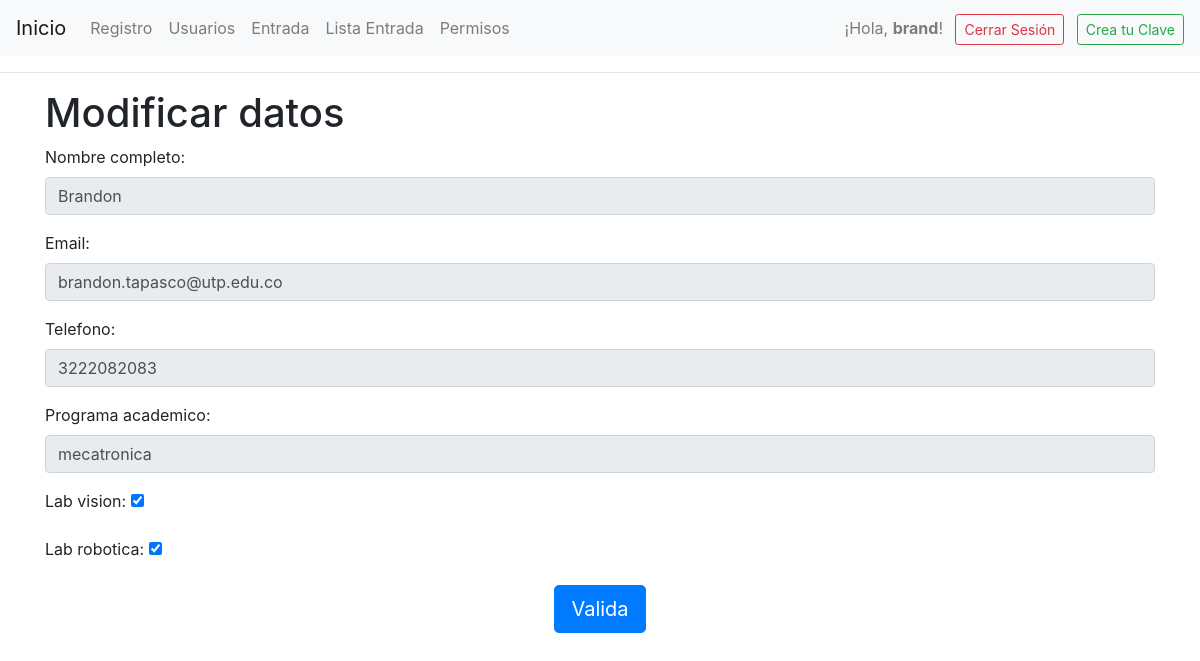
Page /actualizacion_clave/10 (signed in) on the committed database.
### login/models.py (models this page shows, shortened)
class Verificacion(models.Model):
    usuario = models.OneToOneField(User, on_delete=models.CASCADE)
    nombre_completo = models.CharField(max_length=100)
    email = models.EmailField(max_length=100)
    telefono = models.CharField(max_length=10) # por que un numero tiene solo 10 digitos
    programa_academico = models.CharField(max_length=255)
    contrasena = models.CharField(max_length=6, unique=True, validators=[MinLengthValidator(6)])
    rfid = models.CharField(max_length=50, null=True, blank=True)
    lab_vision = models.BooleanField(default=False)
    lab_robotica = models.BooleanField(default=False)

### login/views.py (the view)
# urls.py: path('actualizacion_clave/<int:id>', views.actualizar_clave, name='actualizar_clave'),
@login_required
@groups_required(['profesor',])
def actualizar_clave(request, id):
    clave = get_object_or_404(Verificacion, id=id)
    if request.method == 'POST':
        form = VerificacionProfesorForm(request.POST, instance=clave)
        if form.is_valid():
            form.save()
            return redirect('inicio')
    else:
        form = VerificacionProfesorForm(instance=clave)
    return render(request, 'pagina/actualizacion_clave.html', {'form':form})

### login/forms.py
class VerificacionProfesorForm(forms.ModelForm):
    class Meta:
        model = Verificacion
        fields = ['nombre_completo', 'email', 'telefono', 'programa_academico', 'lab_vision', 'lab_robotica']
        widgets = {
            'nombre_completo': forms.TextInput(attrs={'placeholder': 'Nombre completo', 'class':'form-control', 'autocomplete':'off', 'readonly': 'readonly'}),
            'email': forms.EmailInput(attrs={'placeholder': 'Correo electrónico', 'class':'form-control', 'autocomplete':'off', 'readonly': 'readonly'}),
            'telefono': forms.TextInput(attrs={'placeholder': 'Teléfono', 'maxlength': '10', 'class':'form-control', 'autocomplete':'off', 'readonly': 'readonly'}),
            'programa_academico': forms.TextInput(attrs={'placeholder': 'programa academico', 'class':'form-control', 'autocomplete':'off', 'readonly': 'readonly'}),
            'lab_vision': forms.CheckboxInput(),
            'lab_robotica': forms.CheckboxInput(),
        }

### login/templates/pagina/actualizacion_clave.html (shortened to what this page needs)
{% extends 'main/prueba.html' %}
{% block content %}
    <h1>Modificar datos</h1>
    <form method="POST">
        {{form.as_p}}
        <div class='text-center'>
            <button class="btn btn-lg btn-primary " type="submit">Valida</button>
        </div>
    </form>
{% endblock  %}

### login/templates/main/prueba.html (shortened to what this page needs)
<!DOCTYPE html>
<html lang="es">
<head>
    <link rel="stylesheet" href="https://stackpath.bootstrapcdn.com/bootstrap/4.4.1/css/bootstrap.min.css"
>
</head>
<body>
    <nav class="navbar navbar-expand-lg navbar-light bg-light">
        <a class="navbar-brand" href="{% url 'inicio' %}">Inicio</a>
        <div class="collapse navbar-collapse" id="navbarNav">
            {% include 'main/navbar.html' %}
            {% if user.is_authenticated %}
            <div class="ml-auto">
                <span class="navbar-text">
                    ¡Hola, <strong>{{ user.username }}</strong>!
                </span>
                <a href="{% url 'cerrar_sesion' %}" class="btn btn-outline-danger btn-sm ml-2">Cerrar Sesión</a>
                {% if user.verificacion %}
                <a href="{% url 'actualizar_datos' %}" class="btn btn-outline-primary btn-sm ml-2">Actualizar Datos</a>
                {% else %}
                <a href="{% url 'clave_puerta' %}" class="btn btn-outline-success btn-sm ml-2">Crea tu Clave</a>
                {% endif %}
            </div>
            {% endif %}
        </div>
    </nav>
    <hr>
    <div class="container mt-3">
        {% block content %}
        {% endblock %}
    </div>
</body>
</html>

### rows in the picture
Verificacion: nombre_completo "Brandon", email "brandon.tapasco@utp.edu.co", telefono "3222082083", programa_academico "mecatronica", lab_vision "☑", lab_robotica "☑"

### other values in the picture
{{ user.username }} "brand"
